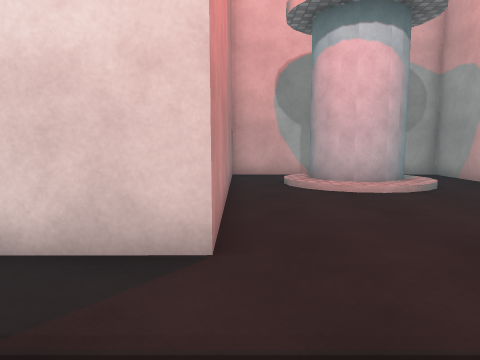
[1] (above)

12 first-person views from a walk through a Unity game level. The camera is 1.2 m above the floor, tilts 6° down and sees 70° across. The floor is counted in squares, 1 m on a side. Each view is taken from the middle of a square. On the plan, view 1 faces up. The plan holds only what a view shows up to about 14 squares ahead; the rest is blank. The place goes on beyond the plan. The player character is not drawn. Surface patterns are stand-ins for the level's own textures.

[2]
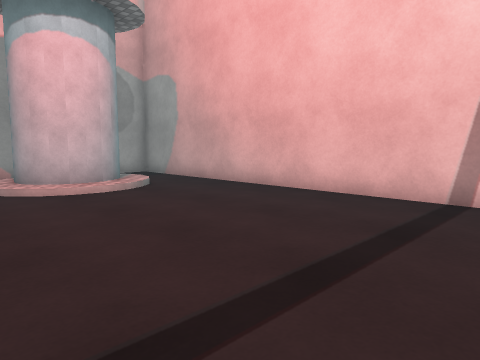

[3]
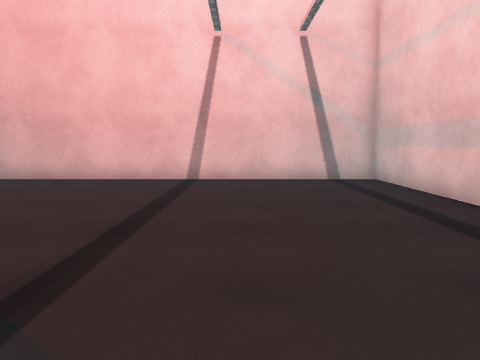

[4]
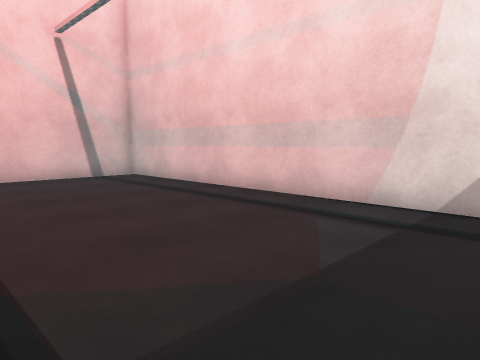

[5]
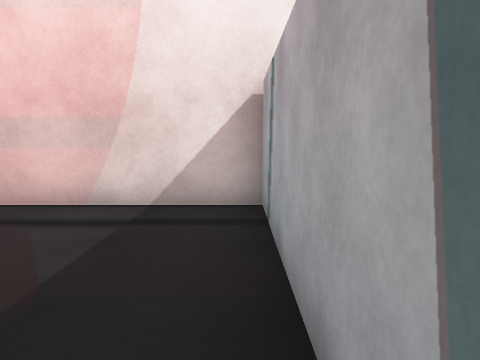

[6]
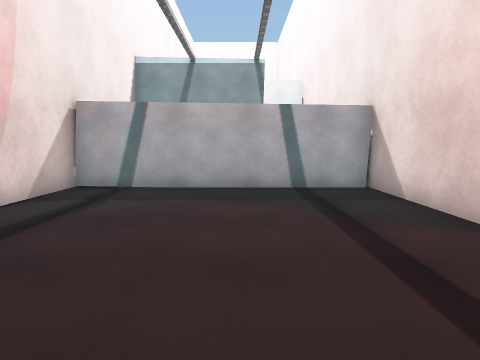

[7]
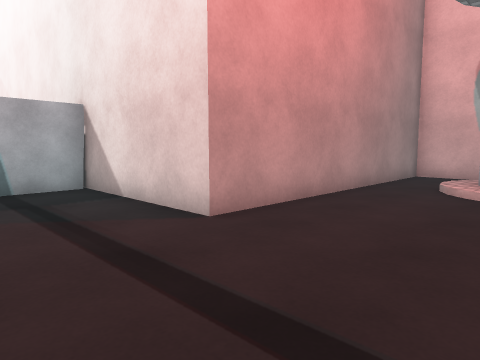

[8]
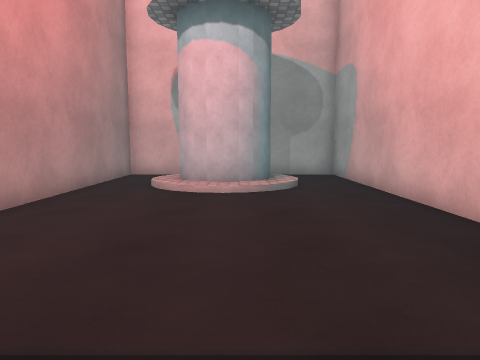

[9]
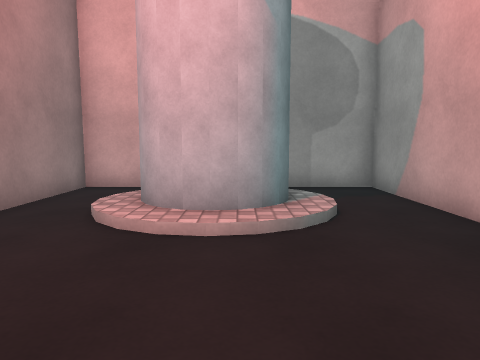

[10]
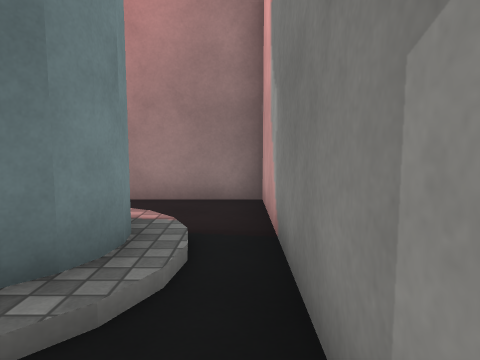

[11]
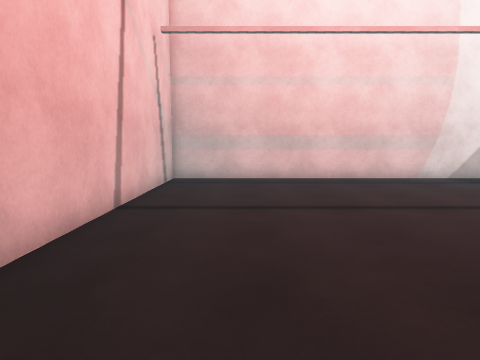

[12]
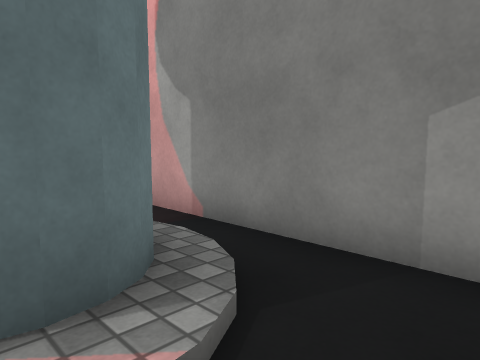

### Floor plan
Key: @ floor where view 1 was taken; # wall or solid block; . main floor; : floor 0.25 m higher than the main floor; / step, stairs or slope.
Columns run from 6 left of view 1 to 8 right of it. Each row starts with its distance up from view 1.
 14      ##########
 13      #........#
 12      #../://..#
 11      #..####..#
 10      #..####..#
  9      #../://..#
  8      #........#
  7      #........#
  6      #........#
  5      #........#
  4 ######........#
  3 #.............#
  2 #.............#
  1 #.............#
  0 #.....@.......#
 -1 #.............#
 -2 #.............#
 -3 #.............#
 -4 #.............#
 -5 ###############

Positions as (right, up) in squares from view 1, and headings:
1: (0, 0), facing up
2: (0, 0), facing up-right
3: (-4, 0), facing right
4: (-5, 2), facing down-right
5: (-5, 2), facing down
6: (4, 0), facing left
7: (4, 0), facing up-left
8: (4, 0), facing up
9: (4, 4), facing up
10: (7, 13), facing left
11: (5, 9), facing down
12: (7, 10), facing up-left
